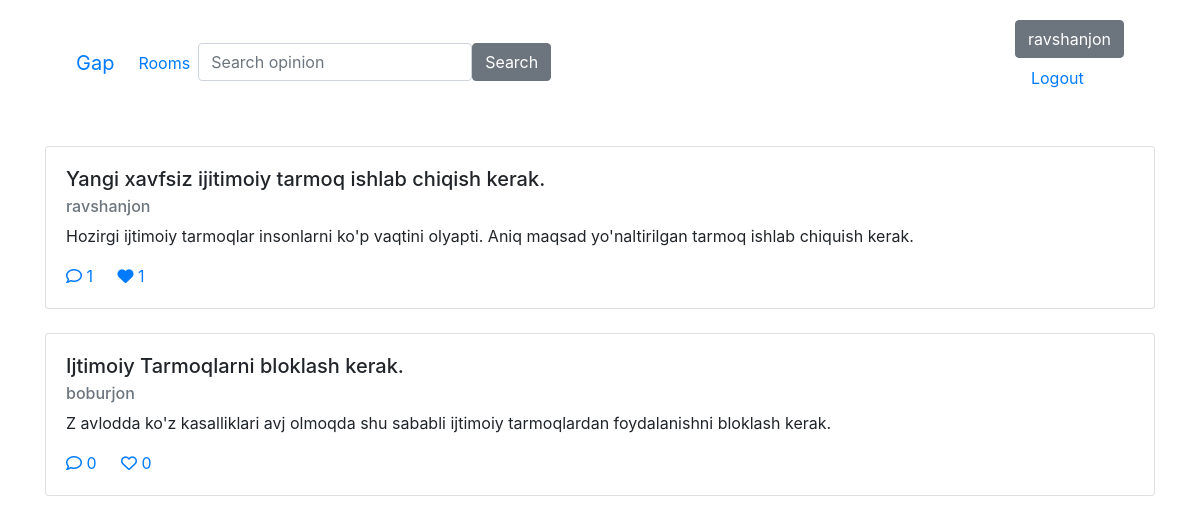
/gap/room/1 (signed in), run on the app's committed database.
### apps/gap/models.py (models this page shows, shortened)
class Opinion(AbstractModel):
    room = ForeignKey(Room, CASCADE, 'opinions')
    title = CharField(max_length=256)
    body = TextField()
    author = ForeignKey(User, CASCADE, 'opinions')
    @property
    def like_count(self):
        return self.opinionlike_set.count()

### apps/gap/views.py (the view)
# urls.py: path('room/<pk>', RoomDetailView.as_view(), name='room'),
class RoomDetailView(View):
    def get(self, request, pk):
        room = Room.objects.get(pk=pk)
        opinions = sorted(Opinion.objects.filter(room=room), key=lambda o: o.like_count, reverse=True)
        context = {
            "room": room,
            "opinions": opinions
        }
        return render(request, "gap/opinoins.html", context=context)

### apps/gap/templatetags/check_opinion_like.py (called while the page is built)
def check_like(opnion, user):
    return OpinionLike.objects.filter(opinion=opnion, user=user).exists()

### apps/gap/templates/gap/opinoins.html
{% extends 'base.html' %}
{% load check_opinion_like %}
{% block body %}
    {% for opinion in opinions %}
        {% include 'gap/comment-cart.html' %}
    {% endfor %}
{% endblock %}

### templates/base.html (shortened to what this page needs)
<!doctype html>
<html lang="en">
<head>
    <link rel="stylesheet" href="https://cdn.jsdelivr.net/npm/bootstrap@4.0.0/dist/css/bootstrap.min.css"
>
</head>
<body>
<div class="container">
    <nav class="navbar navbar-expand-lg bg-body-tertiary mt-1">
        <div class="container-fluid">
            <a class="navbar-brand" href="{% url 'landing_page' %}">Gap</a>
            <div class="collapse navbar-collapse" id="navbarSupportedContent">
                <ul class="navbar-nav me-auto mb-2 mb-lg-0">
                    <li class="nav-item">
                        <a class="nav-link active" aria-current="page" href="{% url 'gap:rooms' %}">Rooms</a>
                    </li>
                    <li>
                        <form action="{% url 'gap:search-opinion' %}" method="get" class="d-flex ms-4">
                            <input type="text" class="form-control" name="q" value="{{ param }}"
                                   placeholder="Search opinion">
                            <button type="submit" class="btn btn-secondary">Search</button>
                        </form>
                    </li>
                </ul>
            </div>
            <div class="me-5 mt-2">
                <ul type="none" class="me-5">
                    {% if request.user.is_authenticated %}
                        <button class="btn btn-secondary">{{ request.user.username }}</button>
                        <a class="nav-item nav-link" href="{% url 'gap:logout-page' %}">Logout</a>
                    {% else %}
                        <a class="nav-item nav-link" href="{% url 'gap:login-page' %}">Login</a>
                    {% endif %}
                </ul>
            </div>
        </div>
    </nav>
    {% block body %}
    {% endblock %}
</div>
</body>
</html>

### apps/gap/templates/gap/comment-cart.html
{% load check_opinion_like %}
<div class="card my-4">
    <div class="card-body">
        <h5 class="card-title">{{ opinion.title }}.</h5>
        <h6 class="card-subtitle mb-2 text-muted">{{ opinion.author }}</h6>
        <p class="card-text">{{ opinion.body }}.</p>
        <a href="{% url 'gap:opinion' opinion.pk %}" class="card-link"><i class="fa-regular fa-comment"></i> {{ opinion.comments.count }} </a>
        <a href="{% url 'gap:opinion-like' opinion.pk %}" class="card-link">
            {% if request.user.is_authenticated %}
                {% if opinion|check_like:request.user %}
                    <i class="fa-solid fa-heart"></i>
                {% else %}
                    <i class="fa-regular fa-heart"></i>
                {% endif %}{{ opinion.like_count }}
            {% else %}
                <i class="fa-regular fa-heart"></i>
            {% endif %}
        </a>
    </div>
</div>

### data on the page
Opinion: title "Yangi xavfsiz ijitimoiy tarmoq ishlab chiqish kerak", author "ravshanjon", body "Hozirgi ijtimoiy tarmoqlar insonlarni ko'p vaqtini olyapti. Aniq maqsad yo'naltirilgan tarmoq ishlab chiquish kerak", comments.count "1", like_count "1"
Opinion: title "Ijtimoiy Tarmoqlarni bloklash kerak", author "boburjon", body "Z avlodda ko'z kasalliklari avj olmoqda shu sababli ijtimoiy tarmoqlardan foydalanishni bloklash kerak", comments.count "0", like_count "0"

### other printed values
{{ request.user.username }} "ravshanjon"
